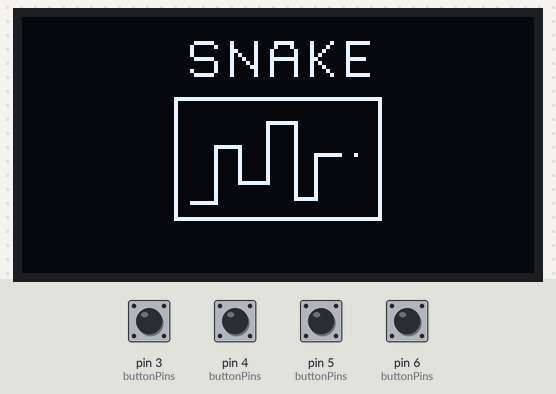
Bench run of a program on a simulated Arduino Nano, built with avr-gcc and run on an emulated ATmega328P. On the bench: 128×64 one-colour display. Inputs (shaded band) come from the test bench; at power-on: pin 3 (buttonPins), pin 4 (buttonPins), pin 5 (buttonPins), pin 6 (buttonPins) HIGH. Random numbers use the default seed unless the program sets one. At 20.9 s the program stops and its outputs stay as they are.

Above: at 0.1 s.
At 2.3 s:
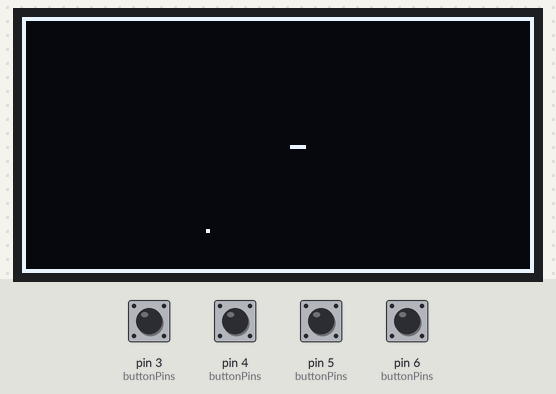
2.4 s: pin 3 (buttonPins) pulled LOW for 0.15 s
3.1 s: pin 5 (buttonPins) pulled LOW for 0.15 s
3.8 s: pin 4 (buttonPins) pulled LOW for 0.15 s
4.5 s: pin 6 (buttonPins) pulled LOW for 0.15 s
5.2 s: pin 3 (buttonPins) pulled LOW for 1 s
6.8 s: pin 5 (buttonPins) pulled LOW for 1 s
At 21.2 s:
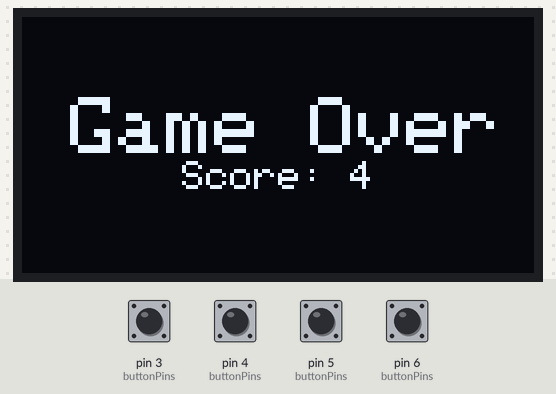

Measured:
- what the display in image 0 shows lasts 1.0 s, from 0.1 s to 1.1 s

The program:

main.cpp
```cpp
#include "pins.h"
#include "main.h"
#include "snake.h"
#include "display.h"
#include "vector2d.h"

Vector2D foodPosition;
Snake snake;
Display screen;

// time between frame updates
unsigned int updateInterval = 200;

unsigned char buttonPins[4] = {UP, DOWN, LEFT, RIGHT};

void setup()
{
  randomSeed(analogRead(0));
  // initialize the screen.
  screen.Start();

  SetupButtons();

  delay(1000);
  screen.Clear();

  NewGame();
}

void loop()
{
  unsigned long timer = millis();

  if (CheckCollition())
  {
    EndGame();
  }

  snake.Move();

  UpdateScreen();

  ReadButtons(timer, updateInterval);
}

void SetupButtons()
{
  // set pins to input with internal pullup
  for (unsigned char i = 0; i < 4; i++)
  {
    pinMode(buttonPins[i], INPUT_PULLUP);
  }
}

void NewGame()
{
  Vector2D startPosition = Vector2D(SCREEN_WIDTH / 2, SCREEN_HEIGHT / 2);
  InputDirection startDirection = Right;
  snake.Start(4, startDirection, startPosition);

  SpawnFood();
}

void UpdateScreen()
{
  unsigned char lengthOfArray = snake.bodySize + 1;
  Vector2D pixelsToDraw[lengthOfArray];

  for (unsigned char i = 0; i < snake.bodySize; i++)
  {
    pixelsToDraw[i] = snake.body[i];
  }

  pixelsToDraw[snake.bodySize] = foodPosition;

  screen.DrawFrame(pixelsToDraw, lengthOfArray);
}

void ReadButtons(unsigned long timer, int updateInterval)
{
  Vector2D newInputDirection = snake.direction;

  do
  {
    // read all pins for input
    for (unsigned char i = 0; i < 4; i++)
    {
      if (!digitalRead(buttonPins[i]))
      {
        newInputDirection = Direction(static_cast<InputDirection>(buttonPins[i]));
        break;
      }
    }
  } while (int(millis() - timer) < updateInterval);

  // check so new direction is not opposite to current direction
  if ((snake.direction + newInputDirection) == Vector2D())
  {
    return;
  }

  snake.direction = newInputDirection;
}

Vector2D Direction(InputDirection input)
{
  switch (input)
  {
  case Up:
    return Vector2D(0, -1);

  case Down:
    return Vector2D(0, 1);

  case Left:
    return Vector2D(-1, 0);

  case Right:
    return Vector2D(1, 0);

  default:
    // this shouldn't be possible
    return Vector2D();
  }
}

void SpawnFood()
{
  Vector2D newFoodPosition;
  bool validNewPosition = true;
  do
  {
    newFoodPosition.X = random(1, SCREEN_WIDTH);
    newFoodPosition.Y = random(1, SCREEN_HEIGHT);

    for (unsigned char i = 0; i < snake.bodySize; i++)
    {
      if (newFoodPosition == snake.body[i] || newFoodPosition == foodPosition)
      {
        validNewPosition = false;
      }
    }

  } while (!validNewPosition);
  foodPosition = newFoodPosition;
}

bool CheckCollition()
{
  Vector2D nextPosition = snake.body[0] + snake.direction;

  // check if food was hit
  if (nextPosition == foodPosition)
  {
    snake.AddLength();
    SpawnFood();
  }
  // check if border was hit
  else if (nextPosition.X <= 0 || nextPosition.Y <= 0 || nextPosition.X >= SCREEN_WIDTH || nextPosition.Y >= SCREEN_HEIGHT)
  {
    return true;
  }
  // check if self was hit
  else if (snake.IsBody(nextPosition))
  {
    return true;
  }
  return false;
}

void EndGame()
{
  screen.DrawEndScreen(snake.bodySize);
  while (true)
  {
  }
}
```

display.h
```cpp
#ifndef DISPLAY_H
#define DISPLAY_H

#include "vector2d.h"
#include "main.h"

#define SCREEN_WIDTH 128 // OLED display width, in pixels
#define SCREEN_HEIGHT 64 // OLED display height, in pixels

// Declaration for an SSD1306 display connected to I2C (SDA, SCL pins)
#define OLED_RESET -1 // Reset pin # (or -1 if sharing Arduino reset pin)

class Display
{
public:
    void Start();
    void Clear();
    void DrawFrame(Vector2D pixles[], unsigned char length);
    void DrawEndScreen(int score);
};
#endif
```

main.h
```cpp
#ifndef MAIN_H
#define MAIN_H

#include <Arduino.h>
#include "vector2d.h"

void SetupButtons();
void NewGame();
void UpdateScreen();
void ReadButtons(unsigned long timer, int updateInterval);
Vector2D Direction(InputDirection input);
void SpawnFood();
bool CheckCollition();
void EndGame();

#endif
```

snake.h
```cpp
#ifndef SNAKE_H
#define SNAKE_H

#include "main.h"

class Snake
{
public:
    Vector2D direction;
    // needs to be more memory efficient since the memory runs out if this is larger.
    Vector2D body[200];
    unsigned char bodySize;

    void Start(unsigned char startSize, InputDirection startDirection, Vector2D startPosition);
    void Move();
    void AddLength();
    bool IsBody(Vector2D position);
};

#endif
```

vector2d.h
```cpp
#ifndef VECTOR2D_H
#define VECTOR2D_H

#include "pins.h"

struct Vector2D
{
public:
    unsigned char X, Y;

    Vector2D();

    Vector2D(unsigned char x, unsigned char y);

    Vector2D operator*(unsigned char i);

    Vector2D operator-(Vector2D b);

    Vector2D operator+(Vector2D b);

    bool operator==(Vector2D b);

    bool operator!=(Vector2D b);
};

enum InputDirection
{
  Up = UP,
  Down = DOWN,
  Left = LEFT,
  Right = RIGHT
};

#endif
```

display.cpp
```cpp
#include "logo.h"
#include "snake.h"
#include "display.h"
#include <Arduino.h>
#include <SPI.h>
#include <Wire.h>
#include <Adafruit_GFX.h>
#include <Adafruit_SSD1306.h>

Adafruit_SSD1306 display(SCREEN_WIDTH, SCREEN_HEIGHT, &Wire, OLED_RESET);

void Display::Start()
{
    while (!display.begin(SSD1306_SWITCHCAPVCC, 0x3C))
        ;

    // flip display 180 degrees
    display.setRotation(2);

    display.clearDisplay();
    display.display();

    display.drawBitmap((SCREEN_WIDTH - 64) / 2, 0, snakeLogo, 64, 64, 1);
    display.display();
}

void Display::Clear()
{
    display.clearDisplay();
    display.display();
}

void Display::DrawFrame(Vector2D pixles[], unsigned char length)
{
    display.clearDisplay();
    display.drawRect(0, 0, SCREEN_WIDTH, SCREEN_HEIGHT, 1);
    for (unsigned char i = 0; i < length; i++)
    {
        display.drawPixel(pixles[i].X, pixles[i].Y, 1);
    }

    display.display();
}

void Display::DrawEndScreen(int score)
{
    display.clearDisplay();
    display.setTextSize(2);
    display.setTextColor(1);
    display.setCursor(12, SCREEN_HEIGHT / 2 - 12);
    display.print("Game Over");
    display.setTextSize(1);
    display.setCursor(40, SCREEN_HEIGHT / 2 + 4);
    display.print("Score: " + String(score));
    display.display();
}
```

snake.cpp
```cpp
#include "snake.h"

// Snake implementations
void Snake::Start(unsigned char startSize, InputDirection startDirection, Vector2D startPosition)
{
  direction = Direction(startDirection);
  bodySize = startSize;
  for (unsigned char i = 0; i < bodySize; i++)
  {
    body[i] = startPosition - (direction * i);
  }
}

void Snake::Move()
{
  for (unsigned char i = bodySize - 1; i > 0; i--)
  {
    body[i] = body[i - 1];
  }

  body[0] = body[0] + direction;
}

void Snake::AddLength()
{
  bodySize++;
}

bool Snake::IsBody(Vector2D position)
{
  for (unsigned char i = 0; i < bodySize; i++)
  {
    if (position == body[i])
    {
      return true;
    }
  }
  return false;
}
```

vector2d.cpp
```cpp
#include "vector2d.h"

// Vector2D implementation
Vector2D::Vector2D()
{
  X = 0;
  Y = 0;
}

Vector2D::Vector2D(unsigned char x, unsigned char y)
{
  X = x;
  Y = y;
}

Vector2D Vector2D::operator*(unsigned char i)
{
  return Vector2D(X * i, Y * i);
}

Vector2D Vector2D::operator-(Vector2D b)
{
  return Vector2D(X - b.X, Y - b.Y);
}

Vector2D Vector2D::operator+(Vector2D b)
{
  return Vector2D(X + b.X, Y + b.Y);
}

bool Vector2D::operator==(Vector2D b)
{
  return X == b.X && Y == b.Y;
}

bool Vector2D::operator!=(Vector2D b)
{
  return X != b.X || Y != b.Y;
}
```

pins.h
```cpp
#ifndef PINS_H
#define PINS_H

/*
Defining the input pins of the buttons,
must be in series, but can be in any order.
*/
#define UP 3
#define DOWN 4
#define LEFT 5
#define RIGHT 6

#endif
```

Source omitted: logo.h (data table, 3290 bytes)
